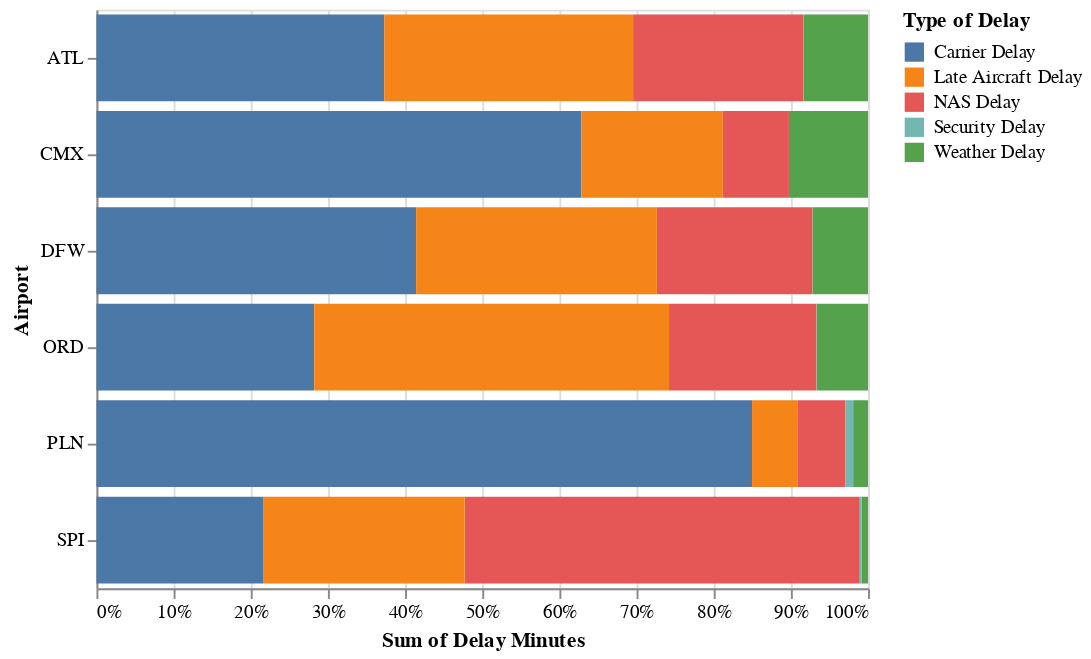

The notebook cell saved with this chart:
### Code cell
import altair as alt
alt.Chart(AirportComp).mark_bar().encode(
    x=alt.X('sum(Delay Minutes)', stack="normalize"),
    y='Airport',
    color='Type of Delay'
)

### Figure 1 — Vega-Lite specification as saved in the notebook (floating-point values rounded to 4 significant figures)
{"$schema": "https://vega.github.io/schema/vega-lite/v3.3.0.json", "config": {"mark": {"tooltip": null}, "view": {"height": 300, "width": 400}}, "data": {"name": "data-a326afba5a549ba7f5a5c73e7d480dad"}, "datasets": {"data-a326afba5a549ba7f5a5c73e7d480dad": [{"Airport": "ATL", "Delay Minutes": 1919625, "Type of Delay": "Carrier Delay"}, {"Airport": "ATL", "Delay Minutes": 427500, "Type of Delay": "Weather Delay"}, {"Airport": "ATL", "Delay Minutes": 1137327, "Type of Delay": "NAS Delay"}, {"Airport": "ATL", "Delay Minutes": 2043, "Type of Delay": "Security Delay"}, {"Airport": "ATL", "Delay Minutes": 1659639, "Type of Delay": "Late Aircraft Delay"}, {"Airport": "ORD", "Delay Minutes": 1770360, "Type of Delay": "Carrier Delay"}, {"Airport": "ORD", "Delay Minutes": 417122, "Type of Delay": "Weather Delay"}, {"Airport": "ORD", "Delay Minutes": 1198039, "Type of Delay": "NAS Delay"}, {"Airport": "ORD", "Delay Minutes": 2324, "Type of Delay": "Security Delay"}, {"Airport": "ORD", "Delay Minutes": 2883026, "Type of Delay": "Late Aircraft Delay"}, {"Airport": "DFW", "Delay Minutes": 1422919, "Type of Delay": "Carrier Delay"}, {"Airport": "DFW", "Delay Minutes": 247026, "Type of Delay": "Weather Delay"}, {"Airport": "DFW", "Delay Minutes": 692116, "Type of Delay": "NAS Delay"}, {"Airport": "DFW", "Delay Minutes": 742, "Type of Delay": "Security Delay"}, {"Airport": "DFW", "Delay Minutes": 1071723, "Type of Delay": "Late Aircraft Delay"}, {"Airport": "CMX", "Delay Minutes": 2593, "Type of Delay": "Carrier Delay"}, {"Airport": "CMX", "Delay Minutes": 423, "Type of Delay": "Weather Delay"}, {"Airport": "CMX", "Delay Minutes": 354, "Type of Delay": "NAS Delay"}, {"Airport": "CMX", "Delay Minutes": 0, "Type of Delay": "Security Delay"}, {"Airport": "CMX", "Delay Minutes": 756, "Type of Delay": "Late Aircraft Delay"}, {"Airport": "PLN", "Delay Minutes": 1673, "Type of Delay": "Carrier Delay"}, {"Airport": "PLN", "Delay Minutes": 38, "Type of Delay": "Weather Delay"}, {"Airport": "PLN", "Delay Minutes": 121, "Type of Delay": "NAS Delay"}, {"Airport": "PLN", "Delay Minutes": 20, "Type of Delay": "Security Delay"}, {"Airport": "PLN", "Delay Minutes": 117, "Type of Delay": "Late Aircraft Delay"}, {"Airport": "SPI", "Delay Minutes": 6656, "Type of Delay": "Carrier Delay"}, {"Airport": "SPI", "Delay Minutes": 251, "Type of Delay": "Weather Delay"}, {"Airport": "SPI", "Delay Minutes": 15786, "Type of Delay": "NAS Delay"}, {"Airport": "SPI", "Delay Minutes": 80, "Type of Delay": "Security Delay"}, {"Airport": "SPI", "Delay Minutes": 8052, "Type of Delay": "Late Aircraft Delay"}]}, "encoding": {"color": {"field": "Type of Delay", "type": "nominal"}, "x": {"aggregate": "sum", "field": "Delay Minutes", "stack": "normalize", "type": "quantitative"}, "y": {"field": "Airport", "type": "nominal"}}, "mark": "bar"}
